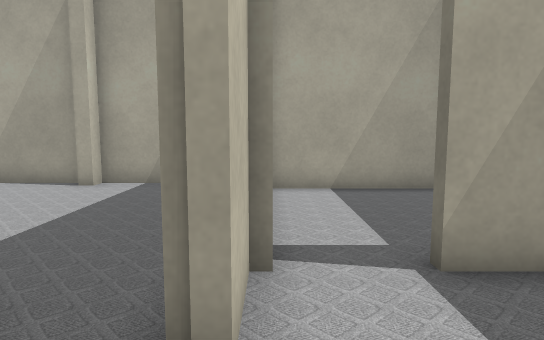
View 1 (above)

13 first-person views from a walk through a robot-simulator world made for Gazebo. The camera is 0.72 m above the floor, tilts 6° down and sees 75° across. Floor lines are 1 m apart. The floor is counted in squares, 0.5 m on a side. Each view is taken from the middle of a square. On the plan, view 1 faces up. The plan holds only what a view shows up to about 15 squares ahead; the rest is blank. The place goes on beyond the plan. Gazebo's built-in surfaces are drawn with simple patterns.

View 2
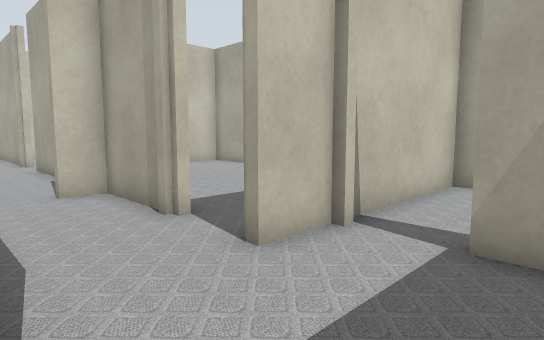

View 3
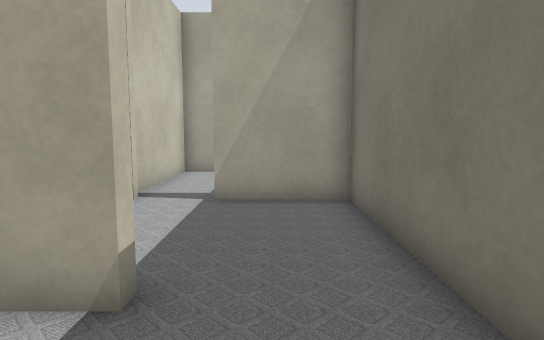

View 4
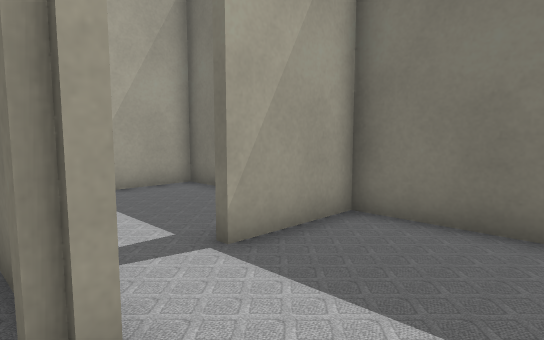

View 5
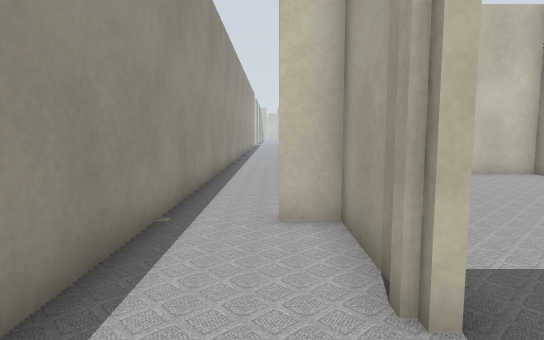

View 6
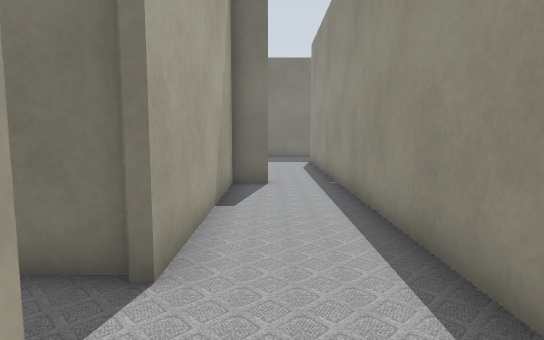

View 7
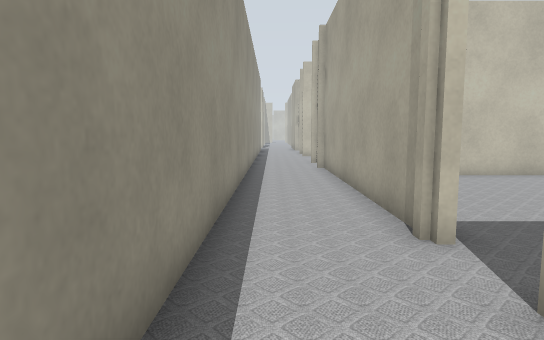

View 8
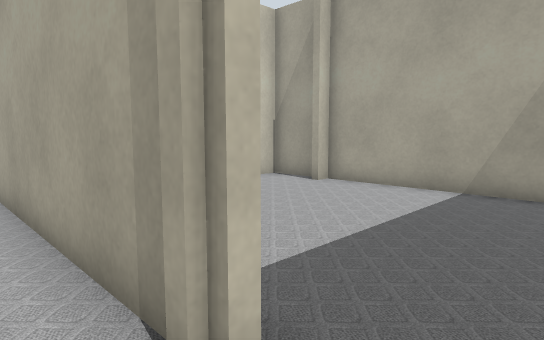

View 9
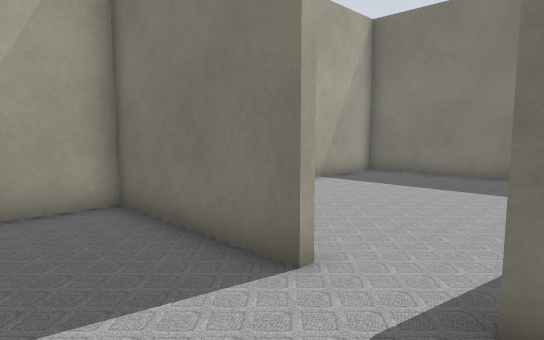

View 10
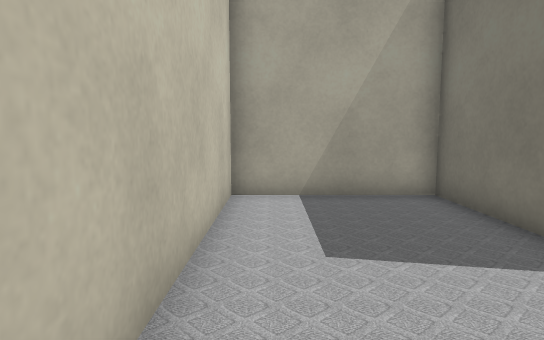

View 11
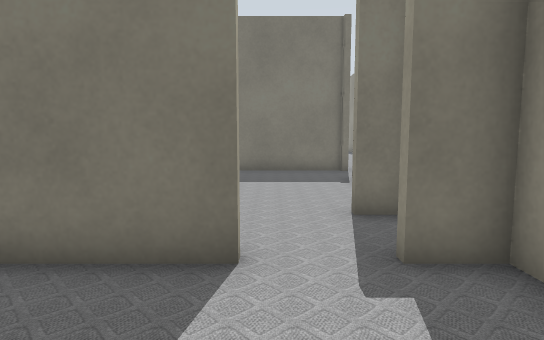

View 12
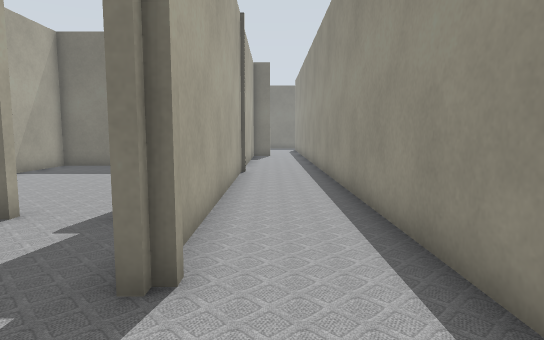

View 13
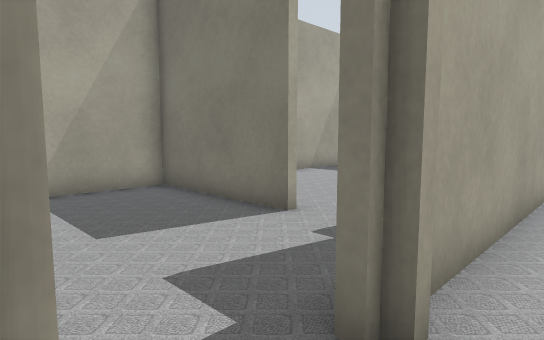

### Floor plan
Ten units are one square. View 1 is at (0, 0); x grows to the right and y downward. Boxes are objects, and circles mark ways between rooms. Rooms are numbered by the first view taken in them; rooms with no view inside come last. Other rooms are left out.
<svg viewBox="-274 -106 326 201">
<path fill="none" stroke="#000" d="M-144 -21 -246 -21M-59 -10 -59 -21 -125 -21M-24 -21 -57 -21 -57 -10M-1 -21 -8 -21M-2 -36 -2 -19M-256 9 -9 9M18 9 18 13M47 20 47 -36 18 -36M18 13 8 13M-222 -52 -222 -101 -269 -101 -269 -31M-228 -24 -222 -24 -222 -36M-125 -21 -125 -101 -220 -101 -220 -64M47 -78 47 -91 -2 -91 -2 -41"/>
<circle cx="30" cy="10" r="3" fill="#2a7"/>
<circle cx="-255" cy="-20" r="3" fill="#2a7"/>
<circle cx="-140" cy="-20" r="3" fill="#2a7"/>
<circle cx="10" cy="-40" r="3" fill="#2a7"/>
<circle cx="-220" cy="-45" r="3" fill="#2a7"/>
<text x="-120" y="-10">1</text>
<text x="-130" y="90">2</text>
<text x="-240" y="-60">3</text>
<text x="-170" y="-60">4</text>
<text x="20" y="-60">5</text>
</svg>
Room 1 opens to room 2. Room 1 opens to room 3. Room 1 opens to room 4. Room 1 opens to room 5. Room 3 opens to room 4.

Where each view was taken, in squares from view 1:
view 1: 0 up, 0 right, facing up
view 2: 1 down, 3 right, facing up-left
view 3: 4 down, 3 right, facing up
view 4: 0 up, 1 left, facing up-right
view 5: 1 up, 0 right, facing left
view 6: 1 up, 16 left, facing right
view 7: 0 up, 10 left, facing left
view 8: 1 up, 13 left, facing up-left
view 9: 3 up, 25 left, facing up-right
view 10: 2 up, 26 left, facing up
view 11: 5 up, 26 left, facing right
view 12: 1 up, 28 left, facing right
view 13: 1 up, 27 left, facing up-right
